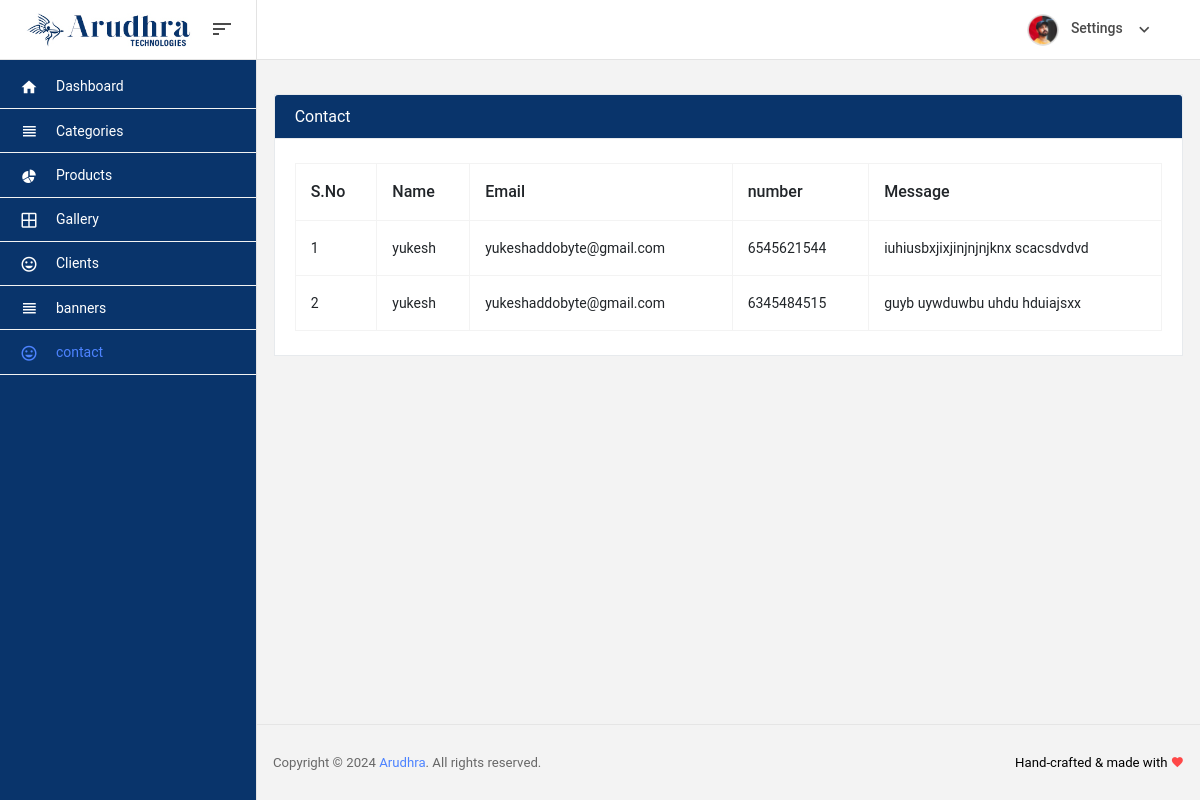
Screenshot of /admin/contact_list.php with the database file from the repository.
### tables this page shows
CREATE TABLE `contact` (
  `id` int(11) NOT NULL,
  `name` varchar(255) NOT NULL,
  `email` varchar(255) NOT NULL,
  `number` varchar(255) NOT NULL,
  `message` varchar(255) NOT NULL,
  `status` varchar(255) NOT NULL,
  `create_at` timestamp NOT NULL DEFAULT current_timestamp()
);

### admin/contact_list.php (the view)
<?php include "includes/header.php"; ?>
<?php include "includes/leftmenu.php"; ?>
<?php
 include "../includes/config.php";
 ?>
 <?php
    $result = $conn->query("SELECT * FROM contact where status = 1");
?>
<div class="main-panel">
        <div class="content-wrapper">
          <div class="row">
		    <div class="col-12 grid-margin stretch-card">
              <div class="card mb-4">
            <div class="card-header text-white" style="background-color:#09346B;">Contact</div>
            <div class="card-body">
              <form action="" method="POST" enctype="multipart/form-data">
              <div class="row">
			    <div class="table-responsive">
                    <table id="example" class="table table-bordered table-hover pt-3">
					    <thead>
                            <tr class="">
                                <th>S.No</th>
                                <th>Name</th>
								<th>Email</th>
								<th>number</th>
                                <th>Message</th>
                            </tr>
                        </thead>
		                <tbody>
						<?php
                            $i = 1;
                            while ($row = $result->fetch_assoc()) {
                         ?>
                            <tr>
                                <td><?php echo $i++; ?></td>
                                <td><?php echo $row["name"]; ?></td>
								<td><?php echo $row["email"]; ?></td>
								<td><?php echo $row["number"]; ?></td>
								<td><?php echo $row["message"]; ?></td>
                            </tr>
                            <?php } ?>
                        </tbody>
					</table>
                </div>
              </div>
			</form>
            </div>
          </div>
            </div>
		</div>
<?php include "includes/footer.php"; ?>

### rows the page displays
contact: name "yukesh", email "yukeshaddobyte@gmail.com", number "6545621544", message "iuhiusbxjixjinjnjnjknx scacsdvdvd"
contact: name "yukesh", email "yukeshaddobyte@gmail.com", number "6345484515", message "guyb uywduwbu uhdu hduiajsxx"
